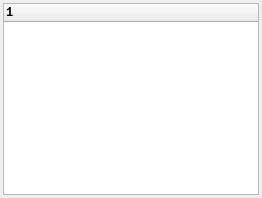
<?xml version="1.0" encoding="UTF-8"?>
<ui version="4.0">
 <class>HardwareDataViewer</class>
 <widget class="QWidget" name="HardwareDataViewer">
  <property name="geometry">
   <rect>
    <x>0</x>
    <y>0</y>
    <width>262</width>
    <height>198</height>
   </rect>
  </property>
  <property name="sizePolicy">
   <sizepolicy hsizetype="Preferred" vsizetype="Preferred">
    <horstretch>0</horstretch>
    <verstretch>0</verstretch>
   </sizepolicy>
  </property>
  <property name="minimumSize">
   <size>
    <width>250</width>
    <height>0</height>
   </size>
  </property>
  <property name="windowTitle">
   <string>Form</string>
  </property>
  <layout class="QHBoxLayout" name="horizontalLayout">
   <property name="spacing">
    <number>3</number>
   </property>
   <property name="leftMargin">
    <number>3</number>
   </property>
   <property name="topMargin">
    <number>3</number>
   </property>
   <property name="rightMargin">
    <number>3</number>
   </property>
   <property name="bottomMargin">
    <number>3</number>
   </property>
   <item>
    <widget class="QTreeWidget" name="tw">
     <property name="sizePolicy">
      <sizepolicy hsizetype="Preferred" vsizetype="Expanding">
       <horstretch>0</horstretch>
       <verstretch>0</verstretch>
      </sizepolicy>
     </property>
     <property name="minimumSize">
      <size>
       <width>0</width>
       <height>0</height>
      </size>
     </property>
     <property name="font">
      <font>
       <family>Consolas</family>
       <pointsize>9</pointsize>
       <weight>75</weight>
       <bold>true</bold>
      </font>
     </property>
     <column>
      <property name="text">
       <string notr="true">1</string>
      </property>
     </column>
    </widget>
   </item>
  </layout>
 </widget>
 <resources/>
 <connections/>
</ui>
